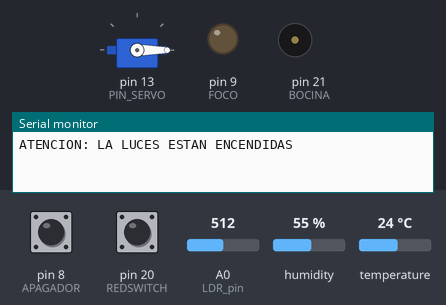
A sketch run on a simulated Arduino Mega 2560, built with avr-gcc and run on an emulated ATmega2560. Shown: servo, output pins drawn as LEDs (lit = HIGH), buzzer (waves = sounding), the last lines printed to the serial monitor. The test bench sets the inputs (shaded band); at power-on: pin 20 (REDSWITCH) LOW, pin 8 (APAGADOR) HIGH, A0 (LDR_pin) = 512, humidity 55 %, temperature 24 °C.

Above: at 1.2 s.
1.3 s: pin 20 (REDSWITCH) pulled HIGH for 0.15 s
At 3.7 s:
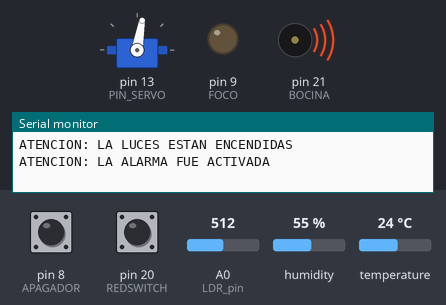
At 4.9 s:
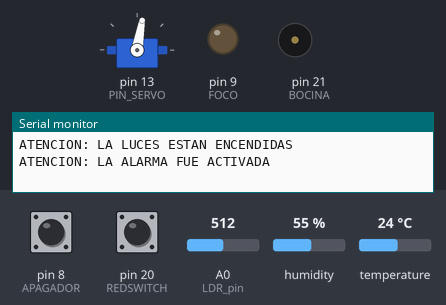
15.7 s: pin 8 (APAGADOR) pulsed LOW 5 times (0.12 s each, 0.3 s apart)
At 18.0 s:
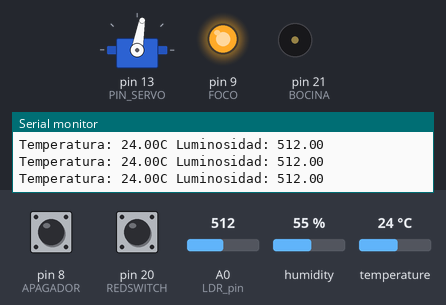
Timing chart, 0 to 19.5 s (numbered marks = the images above; inputs shaded):
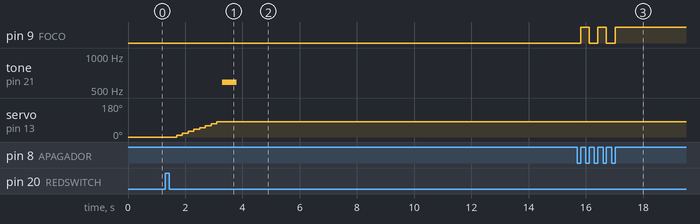

Measured:
- after the input at 1.3 s, tone on pin 21 (BOCINA): silent → 587 Hz after 2.0 s, → silent 0.50 s later; servo on pin 13 (PIN_SERVO): moves from 0° to 80° over 1.4 s, starting after 0.40 s
- after the input at 15.7 s, pin 9 (FOCO): alternates HIGH for 0.30 s and LOW for 0.30 s, 5 changes in all, then stays HIGH, starting after 0.12 s

The sketch:

DataCenter.ino
```cpp
//--------------------------------------------------------------------LIBRERIAS A UTILIZAR.

#include <Keypad.h> //Se incluye la libreria Keypad para poder uilizar el teclado matricial.
#include <DHT.h> //Incluye librería de control del sensor.
#include <Servo.h> // Incluimos la biblioteca para poder utilizar el Servo.


//-------------------------------------------------------------------DECLARACIÓN DE VARIABLES.

//----------CONSTANTES Y VARIABLES PARA EL TECLADO MATRICIAL

const byte REDSWITCH = 20; //Se guarda el valor del pin que tendra el red switch.
const byte BOCINA = 21; //Indica el valor del pin que tendra la bocina.
const byte NUMFILAS = 4; //Determina el numero de filas con las que trabajara nuestro teclado matrial.
const byte NUMCOLUMNAS = 4; //Determina el numero de columnas con las que trabajara nuestro teclado matrial.
const String CLAVE =  "7"; //Guarda la clave que se utilizara para verificar el ingreso a la propiedad.
boolean estadoAlarma = HIGH; //Determina si la alarma esta encendida (sonara la bocina en caso de que se abra la puerta) o apagada (se podra abrir la puerta y no sonara la bocina).
byte pinsFilas[NUMFILAS] = {38, 40, 42, 44}; //Se declara un arreglo que determinara los pines que utiliza el teclado matricial para las filas.
byte pinsColumnas[NUMCOLUMNAS] = {46, 48, 50, 52}; //Se declara un arreglo que determinara los pines que utiliza el teclado matricial para las columnas.
char tecla; //Almacena el valor de la tecla presionada
char tecladoMatricial[NUMFILAS][NUMCOLUMNAS] =
{
  {'1', '2', '3', 'A'},
  {'4', '5', '6', 'B'},
  {'7', '8', '9', 'C'},
  {'*', '0', '#', 'D'},
}; //Arreglo que especifica los caracteres del teclado matrial.
String claveIngresada = ""; //Variable utilizada para ir almacenando los caracteres que ingrese el usuario.
Keypad teclado = Keypad(makeKeymap(tecladoMatricial), pinsFilas, pinsColumnas, NUMFILAS, NUMCOLUMNAS); //Declara una instancia de Keypad indicando los parametros (tecladoMatricial, pinsFilas, pinsColumnas, NUMFILAS, NUMCOLUMNAS).


//----------VARIABLES PARA EL SENSOR Y FOTORESISTENCIA

#define DHTPIN 2 //Defiene el pin al que se conectará el sensor.
#define LDR_pin A0 //Define la entrada analogica para la fotorresistencia.
#define DHTTYPE DHT11 //Seleciona el tipo de sensor a utilizar.
DHT dht(DHTPIN, DHTTYPE); //Configura la librería pasando como parametros el pin y tipo de sensor.
float temperatura = 0; //Declara la variable que almacenara la temperatura.
float humedad = 0; //Declara la variable que almacenara la humedad.
float luminosidad = 0; //Declara la variable que almacenara la luminosidad.


//----------VARIABLES PARA CONTROLAR EL NÚMERO DE VECES QUE SE MANDARÁ EL MENSAJE

int contAlarma = 0; //controla el numero de veces que se manda el mensaje de la alarma.
int contLuminosidad = 0; //controla el numero de veces que se manda el mensaje de luminosidad.
int contTemperatura = 0; //controla el numero de veces que se manda el mensaje de temperatura.
int estadisticas = 0; //Indica cuando se muestran las estadisticas.


//----------CONSTANTES Y VARIABLES PARA LOS SERVOMOTORES.
const int PIN_SERVO = 13; //Indica el pin que usará la pinza.
const int TIEMPO = 200; // definimos el tiempo entre pasos del servo (velocidad).
boolean estadoPuerta = true; //Sirve para ver si la puerta esta abierta o cerrada.
Servo servo; // Definimos el servo que utilizaremos.


//----------VARIABLES PARA EL FOCO Y SWITCH
const int APAGADOR = 8; //Indica que pin se utilizara para el apagador.
const int FOCO = 9; //Indica que pin se utilizará para el foco.
int contApagador = 0;//Para verificar si se ha pulsado el boton.
boolean estadoApagador = true; //Almacena el estado del apagador, es decir si ha sido pulsado o no.


//-------------------------------------------------------------------SETUP

void setup() {
  pinMode(REDSWITCH, INPUT); //Asigna el pin 20 al red switch pero con un valor INPUT.
  pinMode(BOCINA, OUTPUT); //Asigna el pin 21 a la bocina.
  Serial.begin(9600); //Define 9600 como la velocidad del Serial.
  dht.begin();//Inicializa la libreria DHT.
  pinMode(LDR_pin, INPUT); //Establece que el LDR sera de entrada.
  servo.attach(PIN_SERVO);//Se indica el pin que utiliza el servo.
  servo.write(0); //Lleva el servo a su posicion inicial.
  pinMode (FOCO, OUTPUT);
  pinMode (APAGADOR, INPUT);
}


//-------------------------------------------------------------------LOOP

void loop() {
  tecla = teclado.getKey(); //Obtiene el caracter del teclado.
  humedad = dht.readHumidity();// Lee la humedad.
  temperatura = dht.readTemperature();//Lee la temperatura.
  luminosidad = analogRead(LDR_pin); //Lee la luminosidad.
  //Serial.println(String("T:") + temperatura + String("C H:") + humedad + String("% L:") + luminosidad); //Imprime la humedad, temperatura y luminosidad.
  if (tecla != NO_KEY) { //Si se presiono una tecla del teclado matricial entra en esta parte de codigo.
    if (tecla == '*') { //El asterisco sirve para ingresar todos los caracteres presionados antes de él.
      if (claveIngresada == CLAVE) { //Entra cuando claveIngresada es igual a CLAVE (271115).
        Serial.println("Bienvenido");
        estadoAlarma = LOW; //Desactiva la alarma para poder ingresar a la casa.
        if (!estadoPuerta) { //Si la puerta esta cerrada
          estadoPuerta = true; //Indica que se abrio la puerta
          for (int i = 90; i >= 0; i = i - 10) {//For para ir moviendo el servo por pasos.
            servo.write(i); //Mueve el servo a la posicion i.
            delay(TIEMPO);//Espera el tiempo especificado.
          }
        }
      } else {
        Serial.println("Clave incorrecta");//Indica si la clave ingresada no es correcta.
      }
      claveIngresada = ""; //Limpia cualquier valor que haya estado contenido en CLAVEINGRESADA.
    } else {
      Serial.println(tecla); //Imprime la tecla presionada.
      claveIngresada = claveIngresada + tecla; //Si aun no se ha precionado asterisco ingresa el caracter a claveIngresada.
    }
  }
  if (digitalRead(REDSWITCH) == HIGH) { //Comprueba si el iman se ha alejado del red switch.
    if (estadoAlarma == HIGH) { //Si se alejo y la alarma estaba activada entonces tiene que sonar.
      if (contAlarma == 0) {
        Serial.println("ATENCION: LA ALARMA FUE ACTIVADA"); //Imprime que la alarma esta encendida.
        if (estadoPuerta) { //Solo si la puerta esta abierta la cierra
          estadoPuerta = false;
          for (int i = (-10); i < 90; i = i + 10) { //Va moviendose entre el servo para cerrar la puerta.
            servo.write(i); //Mueve el servo en la posicion i.
            delay(TIEMPO);
          }
        }
        contAlarma = 1; //Indica que ya se mando el mensaje de la alarma.
      }
      tone(BOCINA, 587);//Suena la alarma.
      delay(500);
      noTone(BOCINA);//Y despues se apaga.
      delay(300);
    } else {
      delay(300);
      if (digitalRead(REDSWITCH) == LOW) { //Vuelve a comprobar, si el iman ya esta cerca del red switch.
        estadoAlarma = HIGH; //Si fue asi entonces la alarma se vuelve a activar.
      }
    }
  } else {
    noTone(BOCINA); //Si el iman esta cerca del red switch entonces debe dejar de sonar la alarma.
    contAlarma = 0; //Indica que si se vuelve a violar la alarma ya puede mandar otro mensaje.
  }
  if (luminosidad > 15 && digitalRead(REDSWITCH) == LOW) { //Solo entre si el foco esta prendido y la puerta cerrada.
    if (contLuminosidad == 0) {
      Serial.println("ATENCION: LA LUCES ESTAN ENCENDIDAS");//Manda la alerta.
      contLuminosidad = 1;//Indica que ya se mando la alerta.
    }
  } else {
    contLuminosidad = 0;//Indica que ya se puede mandar otro mensaje en dado caso de que el foco este prendido.
  }
  if (temperatura > 24) { //Si la tempratura es mayor a 21 grados entra
    if (contTemperatura == 0) {
      Serial.println("ATENCION: LA TEMPERATURA DE LOS SERVIDORES ES MUY ALTA"); //Manda la alerta.
      contTemperatura = 1;//Señana que la alerta de temperatura ya se mando.
    }
  } else {
    contTemperatura = 0;//Indica que ya se puede mandar otra alerta.
  }
  while (digitalRead(APAGADOR) == LOW) { //Se repetira siempre y cuando el bóton este pulsado
    contApagador = 1; //Indica que el apagador ha sido presionado
  }
  if (contApagador == 1) { //Verifica si el apagador fue presionado.
    contApagador = 0;
    if (estadoApagador) {
      estadoApagador = false;
      digitalWrite(FOCO, HIGH); //Enciende el led.
    } else {
      estadoApagador = true;
      digitalWrite(FOCO, LOW); //Enciende el led.
    }
  }
  estadisticas++;
  if (estadisticas == 10000) {
    estadisticas = 0;
    Serial.println(String("Temperatura: ") + temperatura + String("C Luminosidad: ") + luminosidad); //Imprime la temperatura y luminosidad.
  }
}
```
